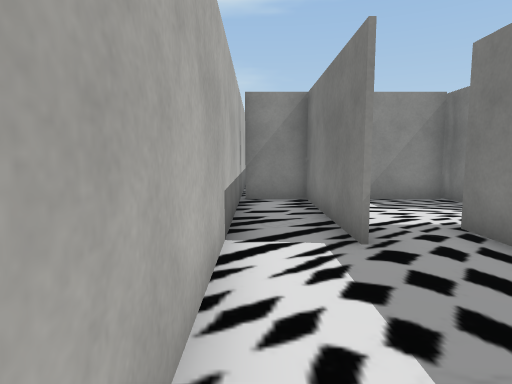
View 1 (above)

24 first-person views from a walk through a Unity game level. The camera is 1.2 m above the floor, tilts 6° down and sees 75° across. The floor is counted in squares, 1 m on a side. Each view is taken from the middle of a square. On the plan, view 1 faces up. The plan holds only what a view shows up to about 14 squares ahead; the rest is blank. The place goes on beyond the plan. The player character is not drawn. Some surface patterns are stand-ins.

View 2
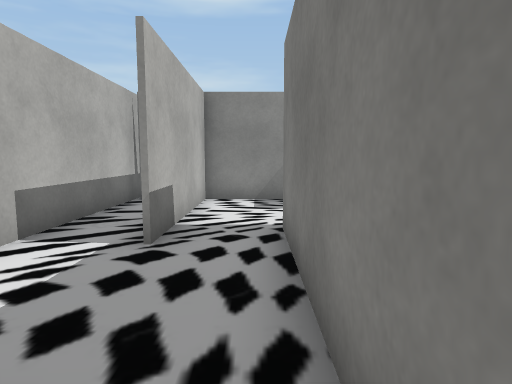

View 3
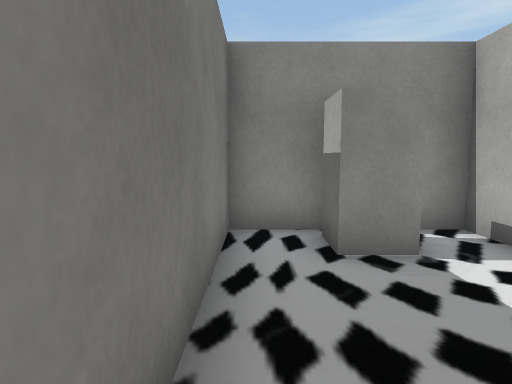

View 4
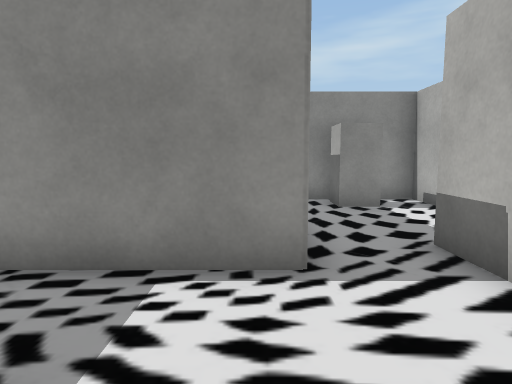

View 5
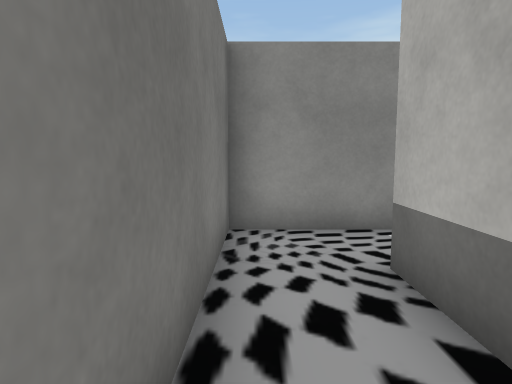

View 6
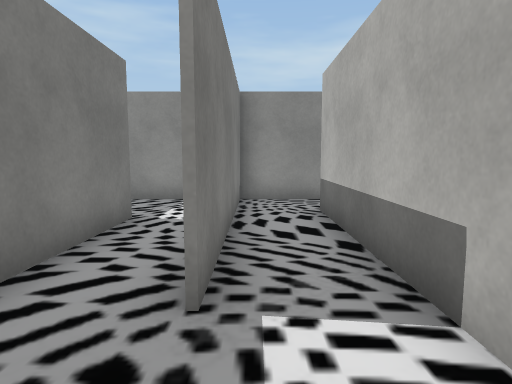

View 7
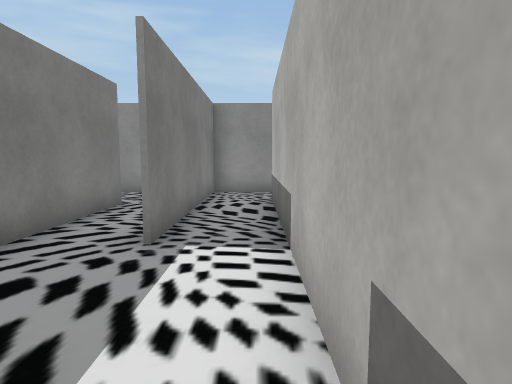

View 8
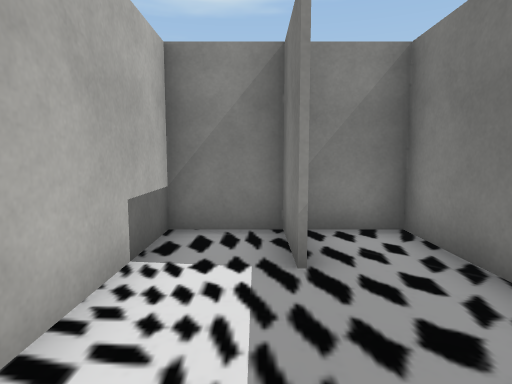

View 9
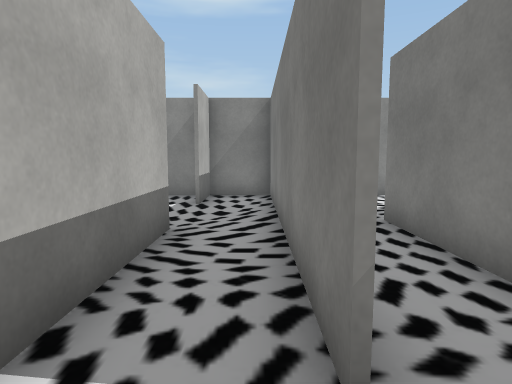

View 10
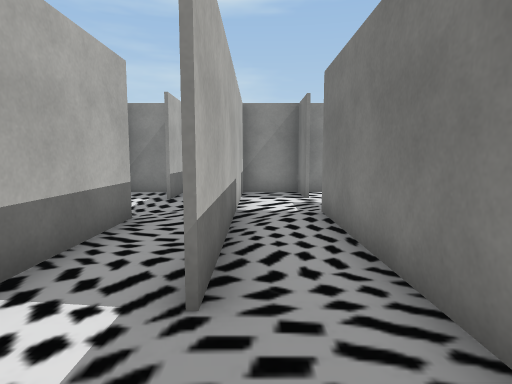

View 11
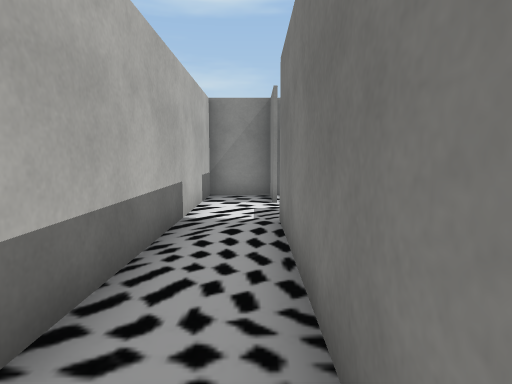

View 12
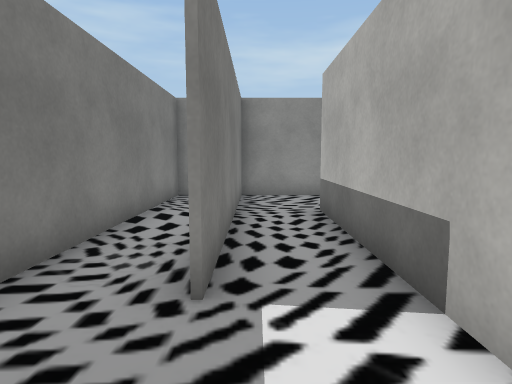

View 13
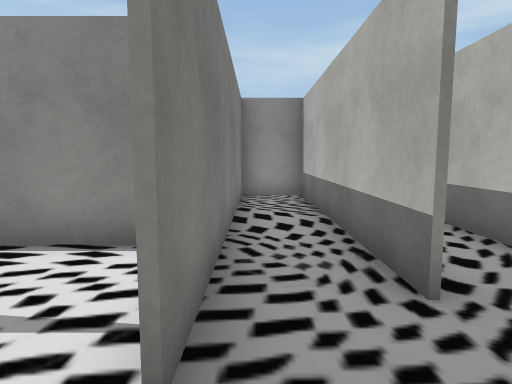

View 14
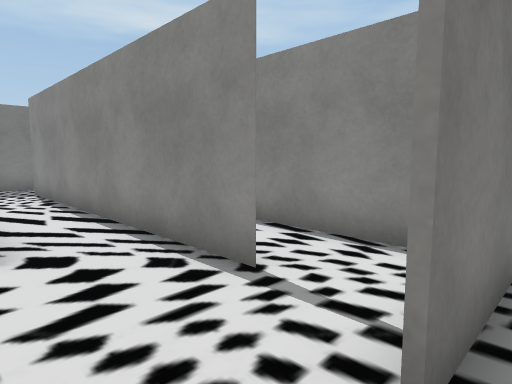

View 15
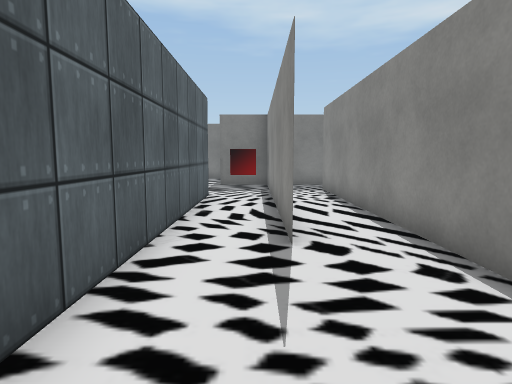

View 16
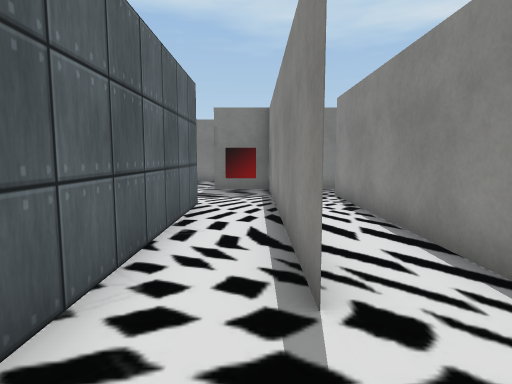

View 17
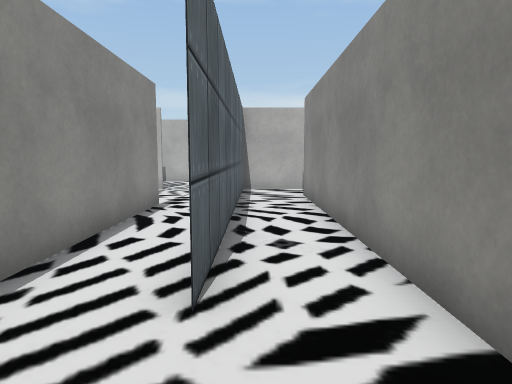

View 18
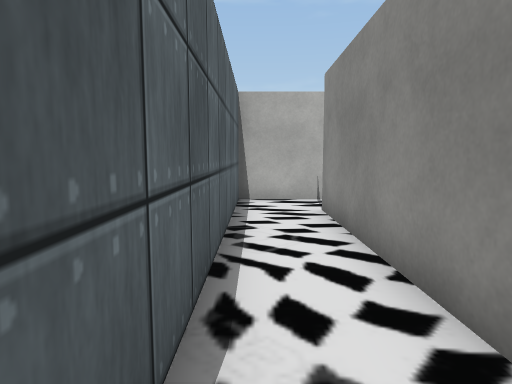

View 19
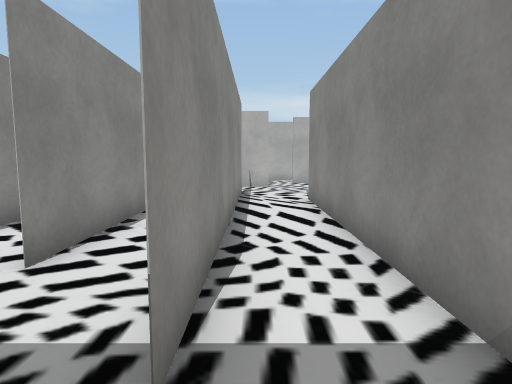

View 20
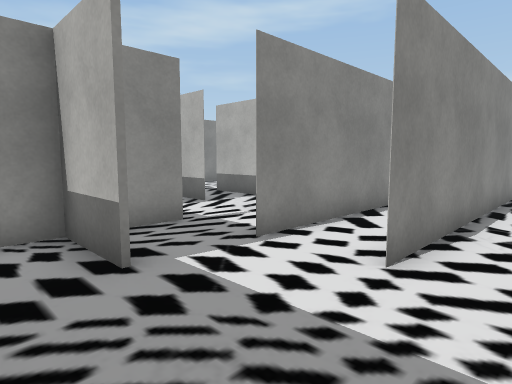

View 21
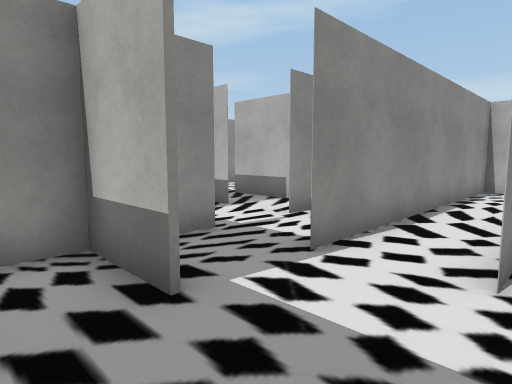

View 22
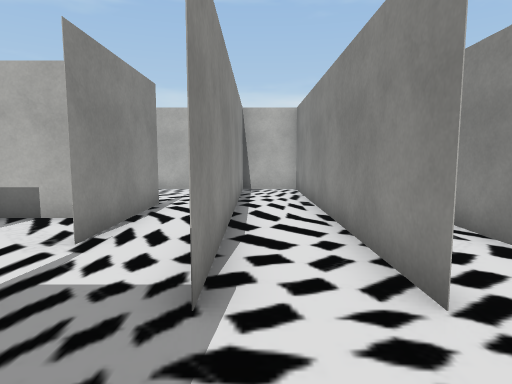

View 23
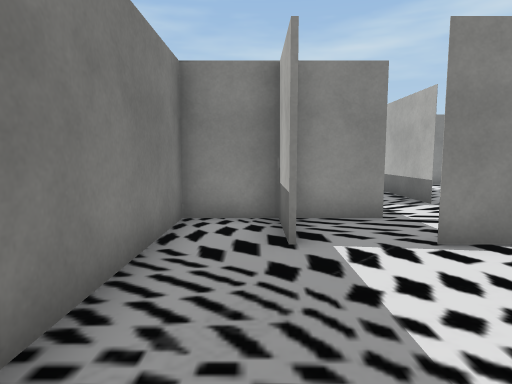

View 24
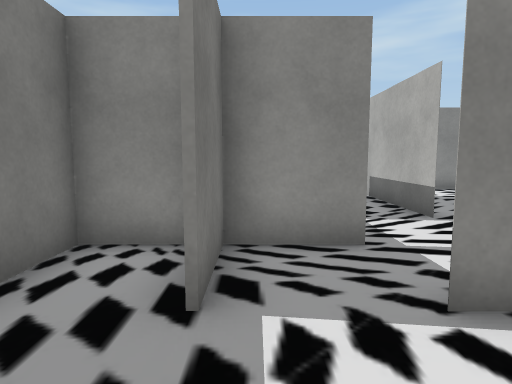

### Floor plan
Points are (right, up) in squares from view 1. A wall is a line through its corners. A room is listed if a view was taken in it or the views show most of it. See-through windows are left out.
Room 1 (views 1, 2, 3)
walls: (1.5, 5.5) (1.5, 4.5) (1.5, 9.5); (2, 9.5) (-0.4, 9.5); (-0.4, 10.9) (-0.4, -0.4) (3.5, -0.4) (3.5, 5.6)
ways out: opening at (3, 5) to room 2
objects: other object (1, 1)
Room 2 (view 4)
walls: (5.5, 8.6) (5.5, 9.9); (3.5, 5.6) (7.4, 5.6) (7.4, 9.5); (5.4, 9.5) (2, 9.5); (5.5, 9.5) (5.5, 7.5); (1.5, 9.5) (1.5, 5.5)
ways out: opening at (3, 5) to room 1; opening at (7, 9) to room 3
Room 3 (views 5, 6, 7, 8)
walls: (7.4, 15.5) (7.4, 17.5); (9.4, 12.5) (9.4, 17.5); (7.6, 17.5) (7.6, 15.5); (7.4, 9.5) (7.4, 12.5); (10, 17.5) (5.5, 17.5) (5.5, 9.5)
ways out: opening at (7, 9) to room 2; opening at (9, 12) to room 4
Room 4 (views 9, 10, 11, 12)
walls: (9.4, 8.5) (9.4, 12.5); (7.6, 12.5) (7.6, 8.8); (11.5, 5.8) (11.5, 13.4); (8.9, 5.6) (11.9, 5.6); (11.5, 15.6) (11.5, 17.5) (10, 17.5); (9.6, 17.5) (9.6, 8.5)
ways out: opening at (9, 12) to room 3; opening at (12, 14.5) to room 5
Room 5 (views 13, 14, 15)
walls: (11.5, 13.4) (11.5, 5.6); (13.1, 17.5) (11.6, 17.5); (11.9, 5.6) (13.4, 5.6) (13.4, 14.5)
ways out: opening at (12, 14.5) to room 4; opening at (14, 15.5) to room 6
Room 6 (views 16, 19, 23)
walls: (15.5, 13.5) (25.5, 13.5); (17.5, 17.5) (14.8, 17.5); (13.5, 14.6) (13.5, 13.4); (25.2, 15.5) (17.5, 15.5); (27.4, 13.4) (27.4, 14.9)
ways out: opening at (14, 15.5) to room 5; opening at (17, 16) to room 7; opening at (15, 13) to room 8; opening at (26.5, 13) to room 8
Room 7 (views 17, 18)
walls: (24.1, 19.5) (15.5, 19.5); (27.4, 14.9) (27.4, 17.6); (17.5, 15.5) (26.8, 15.5); (13.5, 20) (13.5, 17.5) (23.5, 17.5) (17.5, 17.5)
ways out: opening at (17, 16) to room 6; opening at (14.5, 19); opening at (28, 18.5)
objects: other object (27, 17)
Room 8 (views 20, 21, 22, 24)
walls: (21.5, 13.5) (20.1, 13.5); (25.5, 9.6) (25.5, 7.5); (25.9, 7.5) (27.4, 7.5) (27.4, 13.4); (14.6, 11.5) (23.5, 11.5) (13.5, 11.5) (13.5, 9.5) (23.5, 9.5)
ways out: opening at (15, 13) to room 6; opening at (26.5, 13) to room 6; opening at (24.5, 9) to room 9
Room 9 (no view inside)
walls: (17.5, 7.5) (21.5, 7.5); (23.4, 7.5) (25.9, 7.5); (13.5, 7.6) (13.5, 6.2); (25.4, 7.5) (25.4, 9.5)
ways out: opening at (24.5, 9) to room 8; opening at (22.5, 7)

Positions as (right, up) in squares from view 1, and headings:
1: (0, 0), facing up
2: (3, 0), facing up
3: (3, 5), facing down
4: (4, 9), facing down
5: (7, 11), facing down
6: (7, 15), facing down
7: (6, 17), facing down
8: (7, 12), facing up
9: (9, 7), facing up
10: (10, 6), facing up
11: (11, 7), facing up
12: (11, 16), facing down
13: (13, 16), facing down
14: (13, 16), facing down-right
15: (13, 16), facing right
16: (15, 16), facing right
17: (26, 18), facing left
18: (23, 18), facing left
19: (27, 14), facing left
20: (27, 13), facing down-left
21: (27, 12), facing down-left
22: (26, 10), facing left
23: (26, 14), facing down
24: (25, 12), facing down
